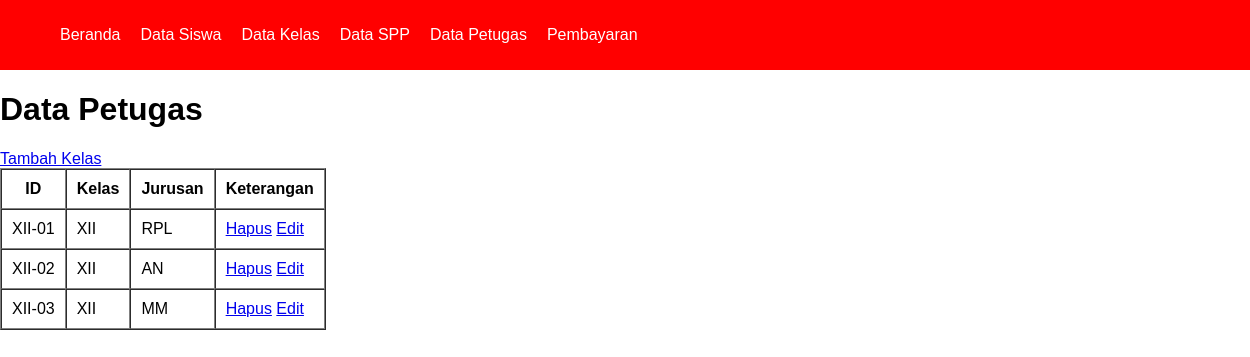
/kelas/kelas.php, run on the app's committed database.
### tables this page shows
CREATE TABLE `tb_kelas` (
  `id_kelas` varchar(10) NOT NULL,
  `kelas` varchar(10) NOT NULL,
  `jurusan` varchar(10) NOT NULL
);

### kelas/functions_kelas.php (called while the page is built)
<?php
    $conn =  mysqli_connect("localhost", "root", "", "spp_db");
    function query($query){
        global $conn;
        $result = mysqli_query($conn, $query);
        $rows = [];
        while( $row = mysqli_fetch_assoc($result) ){
            $rows[] = $row;
        }
        return $rows;
    }
?>

### kelas/kelas.php (the view, shortened to what this page needs)
<?php
    require 'functions_kelas.php';
    require '../views/template/navbar.php';
    $kelas = query("SELECT * FROM tb_kelas");
?>
<!DOCTYPE html>
<html lang="en">
<head>
</head>
<body>
    <h1>Data Petugas</h1>
    <a href="create_kelas.php">Tambah Kelas</a>
    <table border="1" cellspacing="0" cellpadding="10">
        <tr>
            <th>ID</th>
            <th>Kelas</th>
            <th>Jurusan</th>
            <th>Keterangan</th>
        </tr>
        <?php foreach($kelas as $row) : ?>
        <tr>
            <td><?= $row["id_kelas"]; ?></td>
            <td><?= $row["kelas"]; ?></td>
            <td><?= $row["jurusan"] ?></td>
            <td>
                <a href="delete_kelas.php?id_kelas=<?= $row["id_kelas"]; ?>">Hapus</a>
                <a href="update_kelas.php?id_kelas=<?= $row["id_kelas"]; ?>">Edit</a>
            </td>
        </tr>
        <?php endforeach; ?>
    </table>
</body>
</html>

### views/template/navbar.php (style rules this page uses)
html, body { margin: 0; padding: 0; box-sizing: border-box; }

### kelas/kelas.php (style rules this page uses)
html, body { margin: 0; padding: 0; box-sizing: border-box; font-family: 'Gill Sans', 'Gill Sans MT', Calibri, 'Trebuchet MS', sans-serif; }

### data on the page
tb_kelas: id_kelas "XII-01", kelas "XII", jurusan "RPL"
tb_kelas: id_kelas "XII-02", kelas "XII", jurusan "AN"
tb_kelas: id_kelas "XII-03", kelas "XII", jurusan "MM"
